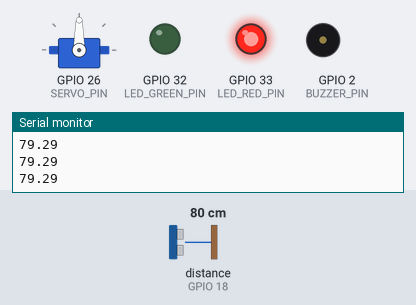
Simulated run of this sketch. Board: ESP32. On the bench: servo, output pins drawn as LEDs (lit = HIGH), buzzer (waves = sounding, pin HIGH), the last lines printed to the serial monitor. Wiring (inferred from the names in the program): ultrasonic range finder: trigger GPIO 5; echo GPIO 18. Inputs (shaded band) come from the test bench; at power-on: distance to the obstacle (sensor on GPIO 18) 80 cm. The echo pulse lasts 58.3 µs per cm; pins used as bus, display or sensor lines are not drawn.

Above: at 1.2 s.
1.3 s: distance to the obstacle (sensor on GPIO 18) set to 9 cm
2.8 s: distance to the obstacle (sensor on GPIO 18) set to 6 cm
At 3.7 s:
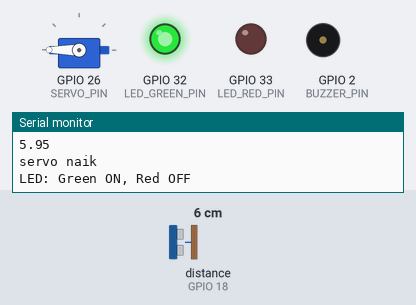
5.8 s: distance to the obstacle (sensor on GPIO 18) set to 18 cm
At 7.1 s:
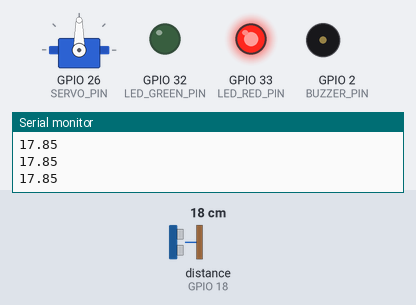
8.3 s: distance to the obstacle (sensor on GPIO 18) set to 2 cm
At 10.37 s:
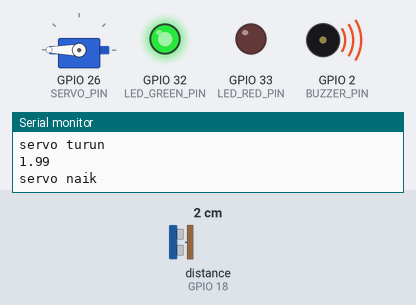
Timing chart, 0 to 12.2 s (numbered marks = the images above; inputs shaded):
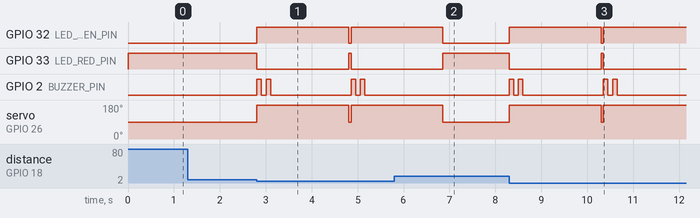

The sketch:

gate_toll_auto.ino
```cpp
#include <ESP32Servo.h>

#define SERVO_PIN 26
#define BUZZER_PIN 2

#define LED_GREEN_PIN 32  // LED hijau
#define LED_RED_PIN 33    // LED merah

Servo servoMotor;

#define SOUND_SPEED 0.034 // satuan cm/us

const int trigPin = 5;
const int echoPin = 18;

long duration; // satuan us
float distance; // satuan cm

const int setpoint = 7; // satuan cm

void setup() {
  Serial.begin(115200); // Starts the serial communication
  pinMode(trigPin, OUTPUT); // Sets the trigPin as an Output
  pinMode(echoPin, INPUT); // Sets the echoPin as an Input
  pinMode(LED_GREEN_PIN, OUTPUT);
  pinMode(LED_RED_PIN, OUTPUT);
  pinMode(BUZZER_PIN, OUTPUT);
  servoMotor.attach(SERVO_PIN);
  servoMotor.write(90);
  digitalWrite(LED_GREEN_PIN, LOW);
  digitalWrite(LED_RED_PIN, HIGH);
  digitalWrite(BUZZER_PIN, LOW);
}

void loop() {
  readDistance();
  servoControl();
  delay(50); // delay agar ada jeda singkat

}

void readDistance() {
  // trigger pin harus rendah dahulu
  digitalWrite(trigPin, LOW);
  delayMicroseconds(2);

  // kirim pulsa trigger selama 10 us
  digitalWrite(trigPin, HIGH);
  delayMicroseconds(10);
  digitalWrite(trigPin, LOW);

  // baca durasi pulsa echo
  duration = pulseIn(echoPin, HIGH);

  // hasil jarak
  distance = (duration * SOUND_SPEED) / 2;
  Serial.println(distance);
}

void servoControl() {
  if (distance < setpoint) {
    // Jarak kurang dari 10 cm - putar servo ke 90 derajat
    servoMotor.write(180);
    Serial.println("servo naik");
    digitalWrite(LED_GREEN_PIN, HIGH);
    digitalWrite(LED_RED_PIN, LOW);
    buzzerControl();
    Serial.println("LED: Green ON, Red OFF");
    delay(1700);
    digitalWrite(LED_GREEN_PIN, LOW);
    digitalWrite(LED_RED_PIN, HIGH);
    Serial.println("LED: Green OFF, Red ON");
    servoMotor.write(90);
    Serial.println("servo turun");
  }
}

void buzzerControl() {
  digitalWrite(BUZZER_PIN, HIGH);
  delay(100);
  digitalWrite(BUZZER_PIN, LOW);
  delay(100);
  digitalWrite(BUZZER_PIN, HIGH);
  delay(100);
  digitalWrite(BUZZER_PIN, LOW);
}
```

Measured:
- the behaviour switches between 8 and 7 cm on distance to the obstacle (sensor on GPIO 18) (found by bisection; images 0 and 1)
- after the input at 2.8 s, GPIO 32 (LED_GREEN_PIN): LOW → HIGH at once, → LOW 2.0 s later, → HIGH 0.05 s later; GPIO 33 (LED_RED_PIN): HIGH → LOW at once, → HIGH 2.0 s later, → LOW 0.05 s later
- after the input at 5.8 s, GPIO 32 (LED_GREEN_PIN): goes on until 6.9 s, then stays LOW; GPIO 33 (LED_RED_PIN): goes on until 6.9 s, then stays HIGH; GPIO 2 (BUZZER_PIN): stops changing and stays LOW; servo on GPIO 26 (SERVO_PIN): goes on until 6.9 s, then stays 90°
- after the input at 8.3 s, GPIO 32 (LED_GREEN_PIN): LOW → HIGH at once, → LOW 2.0 s later, → HIGH 0.05 s later; GPIO 33 (LED_RED_PIN): HIGH → LOW at once, → HIGH 2.0 s later, → LOW 0.05 s later
